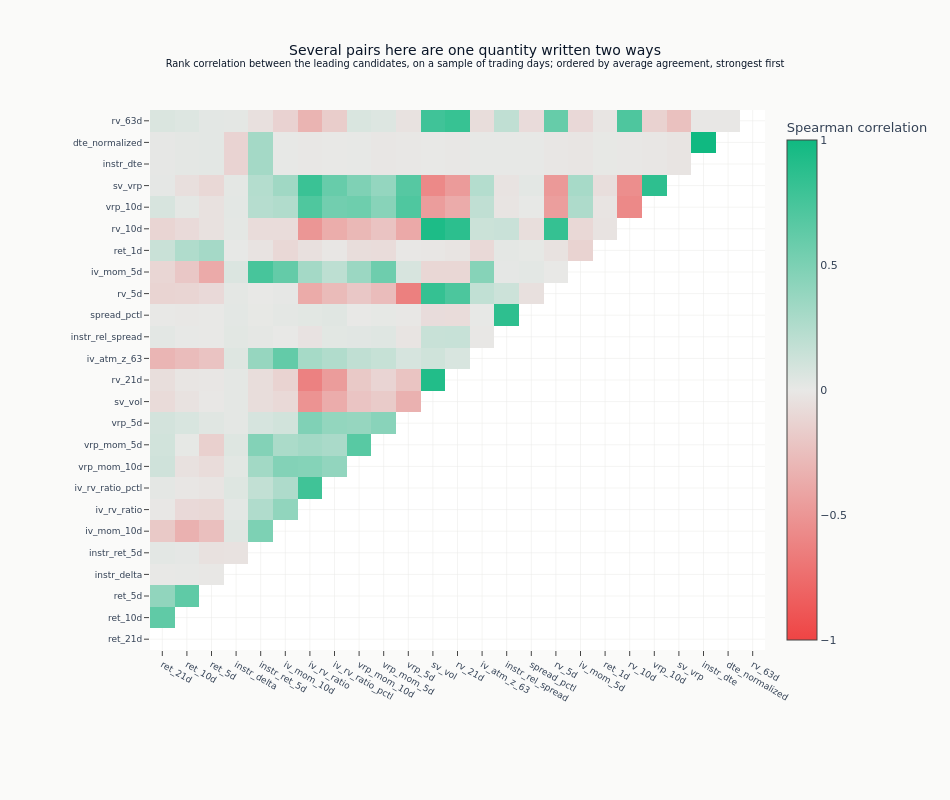

The notebook cell saved with this chart:
### Markdown cell above
The map below is restricted to the leading candidates, because at fifty a full matrix
has unreadable labels and is mostly empty space, and to one triangle, because a
correlation matrix is symmetric and drawing both halves says everything twice. The rows
keep the ranking used everywhere else in the notebook - largest average agreement first
- so a block of colour is a group of near-copies that also rank near each other.

### Code cell
_div = style.ml4t_diverging()
ml4t_corr_scale = [[0.0, _div[0]], [0.5, _div[1]], [1.0, _div[2]]]
corr_plot_features = eval_summary.head(min(25, len(eval_summary)))["feature"].to_list()
corr_plot = corr_matrix.loc[corr_plot_features, corr_plot_features]
corr_display = corr_plot.mask(np.triu(np.ones(corr_plot.shape, dtype=bool)))
fig = go.Figure(
    data=go.Heatmap(
        z=corr_display.values,
        x=corr_plot.columns.tolist(),
        y=corr_plot.columns.tolist(),
        colorscale=ml4t_corr_scale,
        zmid=0,
        zmin=-1,
        zmax=1,
        colorbar=dict(title="Spearman correlation"),
    )
)
fig.update_layout(
    title={
        "text": (
            "Several pairs here are one quantity written two ways"
            "<br><sup>Rank correlation between the leading candidates, on a sample of trading "
            "days; ordered by average agreement, strongest first</sup>"
        )
    },
    template="ml4t",
    height=800,
    width=950,
    margin=dict(l=150, r=50, t=110, b=150),
)
fig.update_xaxes(tickfont=dict(size=9))
fig.update_yaxes(tickfont=dict(size=9))
fig.show()

### Figure 1 — Plotly figure (JSON) as saved in the notebook; plotly's stock layout.template omitted (floating-point values rounded to 4 significant figures; data arrays with more than 128 entries replaced by an {"elided": "..."} marker saying what was removed)
{"data": [{"colorbar": {"title": {"text": "Spearman correlation"}}, "colorscale": [[0.0, "#ef4444"], [0.5, "#e8e8e6"], [1.0, "#10b981"]], "type": "heatmap", "x": ["ret_21d", "ret_10d", "ret_5d", "instr_delta", "instr_ret_5d", "iv_mom_10d", "iv_rv_ratio", "iv_rv_ratio_pctl", "vrp_mom_10d", "vrp_mom_5d", "vrp_5d", "sv_vol", "rv_21d", "iv_atm_z_63", "instr_rel_spread", "spread_pctl", "rv_5d", "iv_mom_5d", "ret_1d", "rv_10d", "vrp_10d", "sv_vrp", "instr_dte", "dte_normalized", "rv_63d"], "y": ["ret_21d", "ret_10d", "ret_5d", "instr_delta", "instr_ret_5d", "iv_mom_10d", "iv_rv_ratio", "iv_rv_ratio_pctl", "vrp_mom_10d", "vrp_mom_5d", "vrp_5d", "sv_vol", "rv_21d", "iv_atm_z_63", "instr_rel_spread", "spread_pctl", "rv_5d", "iv_mom_5d", "ret_1d", "rv_10d", "vrp_10d", "sv_vrp", "instr_dte", "dte_normalized", "rv_63d"], "z": {"elided": "25x25 float values"}, "zmax": 1, "zmid": 0, "zmin": -1}], "layout": {"height": 800, "margin": {"b": 150, "l": 150, "r": 50, "t": 110}, "title": {"text": "Several pairs here are one quantity written two ways<br><sup>Rank correlation between the leading candidates, on a sample of trading days; ordered by average agreement, strongest first</sup>"}, "width": 950, "xaxis": {"tickfont": {"size": 9}}, "yaxis": {"tickfont": {"size": 9}}}}
